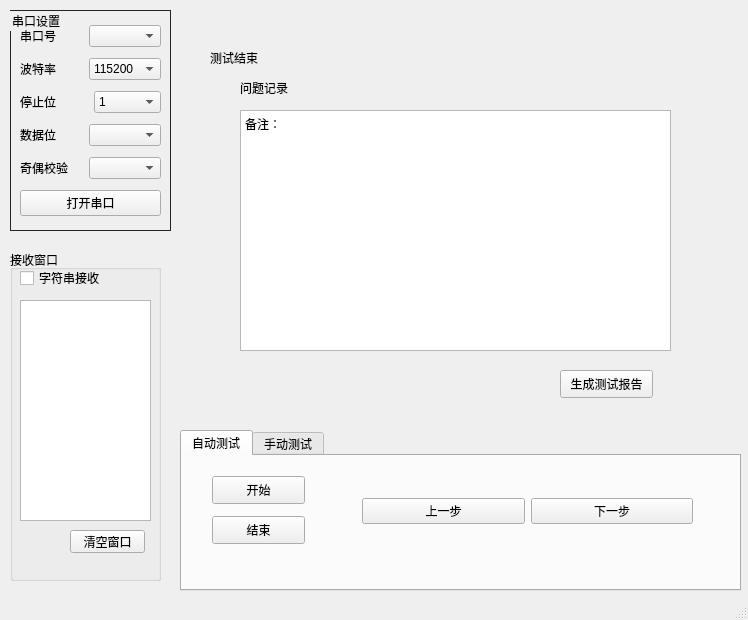
<?xml version="1.0" encoding="UTF-8"?>
<ui version="4.0">
 <class>MainWindow</class>
 <widget class="QMainWindow" name="MainWindow">
  <property name="geometry">
   <rect>
    <x>0</x>
    <y>0</y>
    <width>748</width>
    <height>620</height>
   </rect>
  </property>
  <property name="windowTitle">
   <string>MainWindow</string>
  </property>
  <widget class="QWidget" name="centralwidget">
   <widget class="QTabWidget" name="tabWidget">
    <property name="geometry">
     <rect>
      <x>180</x>
      <y>430</y>
      <width>561</width>
      <height>161</height>
     </rect>
    </property>
    <property name="currentIndex">
     <number>0</number>
    </property>
    <widget class="QWidget" name="tab">
     <attribute name="title">
      <string>自动测试</string>
     </attribute>
     <widget class="QPushButton" name="pushButton_start">
      <property name="geometry">
       <rect>
        <x>30</x>
        <y>20</y>
        <width>93</width>
        <height>28</height>
       </rect>
      </property>
      <property name="text">
       <string>开始</string>
      </property>
     </widget>
     <widget class="QPushButton" name="pushButton_end">
      <property name="geometry">
       <rect>
        <x>30</x>
        <y>60</y>
        <width>93</width>
        <height>28</height>
       </rect>
      </property>
      <property name="text">
       <string>结束</string>
      </property>
     </widget>
     <widget class="QWidget" name="horizontalLayoutWidget">
      <property name="geometry">
       <rect>
        <x>180</x>
        <y>30</y>
        <width>331</width>
        <height>51</height>
       </rect>
      </property>
      <layout class="QHBoxLayout" name="horizontalLayout">
       <item>
        <widget class="QPushButton" name="pushButton_last">
         <property name="text">
          <string>上一步</string>
         </property>
        </widget>
       </item>
       <item>
        <widget class="QPushButton" name="pushButton_next">
         <property name="text">
          <string>下一步</string>
         </property>
        </widget>
       </item>
      </layout>
     </widget>
    </widget>
    <widget class="QWidget" name="tab_2">
     <attribute name="title">
      <string>手动测试</string>
     </attribute>
     <widget class="QWidget" name="gridLayoutWidget">
      <property name="geometry">
       <rect>
        <x>0</x>
        <y>10</y>
        <width>541</width>
        <height>121</height>
       </rect>
      </property>
      <layout class="QGridLayout" name="gridLayout">
       <item row="0" column="3">
        <widget class="QPushButton" name="pushButton_flash">
         <property name="text">
          <string>Flash存储功能</string>
         </property>
        </widget>
       </item>
       <item row="0" column="1">
        <widget class="QPushButton" name="pushButton_light">
         <property name="text">
          <string>指示灯</string>
         </property>
        </widget>
       </item>
       <item row="1" column="0">
        <widget class="QPushButton" name="pushButton_key">
         <property name="text">
          <string>报警按键功能</string>
         </property>
        </widget>
       </item>
       <item row="0" column="0">
        <widget class="QPushButton" name="pushButton_power">
         <property name="text">
          <string>电源测试</string>
         </property>
        </widget>
       </item>
       <item row="1" column="1">
        <widget class="QPushButton" name="pushButton_port">
         <property name="text">
          <string>串口功能</string>
         </property>
        </widget>
       </item>
       <item row="0" column="2">
        <widget class="QPushButton" name="pushButton_tem">
         <property name="text">
          <string>温度功能</string>
         </property>
        </widget>
       </item>
       <item row="0" column="4">
        <widget class="QPushButton" name="pushButton_wgd">
         <property name="text">
          <string>看门狗功能</string>
         </property>
        </widget>
       </item>
       <item row="2" column="0">
        <widget class="QPushButton" name="pushButton_ptt">
         <property name="text">
          <string> PTT功能</string>
         </property>
        </widget>
       </item>
       <item row="1" column="2">
        <widget class="QPushButton" name="pushButton_voice">
         <property name="text">
          <string>音频功能</string>
         </property>
        </widget>
       </item>
       <item row="1" column="3">
        <widget class="QPushButton" name="pushButton_ffsk">
         <property name="text">
          <string>FFSK功能</string>
         </property>
        </widget>
       </item>
       <item row="1" column="4">
        <widget class="QPushButton" name="pushButton_code">
         <property name="text">
          <string>寻呼码功能</string>
         </property>
        </widget>
       </item>
       <item row="2" column="1">
        <widget class="QPushButton" name="pushButton_sq">
         <property name="text">
          <string>SQ功能</string>
         </property>
        </widget>
       </item>
       <item row="2" column="2">
        <widget class="QPushButton" name="pushButton_power_c">
         <property name="text">
          <string>电源控制功能</string>
         </property>
        </widget>
       </item>
       <item row="2" column="3">
        <widget class="QPushButton" name="pushButton_end_2">
         <property name="text">
          <string>测试结束</string>
         </property>
        </widget>
       </item>
       <item row="2" column="4">
        <widget class="QPushButton" name="pushButton_18">
         <property name="text">
          <string/>
         </property>
        </widget>
       </item>
      </layout>
     </widget>
    </widget>
   </widget>
   <widget class="QStackedWidget" name="stackedWidget">
    <property name="geometry">
     <rect>
      <x>170</x>
      <y>30</y>
      <width>541</width>
      <height>391</height>
     </rect>
    </property>
    <property name="currentIndex">
     <number>13</number>
    </property>
    <widget class="QWidget" name="page">
     <widget class="QLabel" name="label_52">
      <property name="geometry">
       <rect>
        <x>20</x>
        <y>10</y>
        <width>81</width>
        <height>51</height>
       </rect>
      </property>
      <property name="text">
       <string>电源测试</string>
      </property>
     </widget>
     <widget class="QCheckBox" name="checkBox_TP3">
      <property name="geometry">
       <rect>
        <x>120</x>
        <y>240</y>
        <width>87</width>
        <height>19</height>
       </rect>
      </property>
      <property name="text">
       <string>TP3</string>
      </property>
     </widget>
     <widget class="QCheckBox" name="checkBox_TP4">
      <property name="geometry">
       <rect>
        <x>120</x>
        <y>300</y>
        <width>87</width>
        <height>19</height>
       </rect>
      </property>
      <property name="text">
       <string>TP4</string>
      </property>
     </widget>
    </widget>
    <widget class="QWidget" name="page_2">
     <widget class="QLabel" name="label_46">
      <property name="geometry">
       <rect>
        <x>20</x>
        <y>20</y>
        <width>68</width>
        <height>15</height>
       </rect>
      </property>
      <property name="text">
       <string>指示灯</string>
      </property>
     </widget>
     <widget class="QCheckBox" name="checkBox_light_pass">
      <property name="geometry">
       <rect>
        <x>190</x>
        <y>290</y>
        <width>87</width>
        <height>19</height>
       </rect>
      </property>
      <property name="text">
       <string>通过</string>
      </property>
     </widget>
     <widget class="QCheckBox" name="checkBox_light_error">
      <property name="geometry">
       <rect>
        <x>190</x>
        <y>320</y>
        <width>87</width>
        <height>19</height>
       </rect>
      </property>
      <property name="text">
       <string>不通过</string>
      </property>
     </widget>
    </widget>
    <widget class="QWidget" name="page_3">
     <widget class="QLabel" name="label_47">
      <property name="geometry">
       <rect>
        <x>20</x>
        <y>20</y>
        <width>68</width>
        <height>15</height>
       </rect>
      </property>
      <property name="text">
       <string>温度功能</string>
      </property>
     </widget>
     <widget class="QPushButton" name="pushButton_temp">
      <property name="geometry">
       <rect>
        <x>130</x>
        <y>200</y>
        <width>93</width>
        <height>28</height>
       </rect>
      </property>
      <property name="text">
       <string>发送指令</string>
      </property>
     </widget>
     <widget class="QCheckBox" name="checkBox_temp_pass">
      <property name="geometry">
       <rect>
        <x>360</x>
        <y>210</y>
        <width>87</width>
        <height>19</height>
       </rect>
      </property>
      <property name="text">
       <string>通过</string>
      </property>
     </widget>
     <widget class="QCheckBox" name="checkBox_temp_error">
      <property name="geometry">
       <rect>
        <x>360</x>
        <y>250</y>
        <width>87</width>
        <height>19</height>
       </rect>
      </property>
      <property name="text">
       <string>不通过</string>
      </property>
     </widget>
     <widget class="QLabel" name="label">
      <property name="geometry">
       <rect>
        <x>130</x>
        <y>260</y>
        <width>72</width>
        <height>15</height>
       </rect>
      </property>
      <property name="text">
       <string>温度</string>
      </property>
     </widget>
     <widget class="QLabel" name="label_temp">
      <property name="geometry">
       <rect>
        <x>190</x>
        <y>260</y>
        <width>72</width>
        <height>15</height>
       </rect>
      </property>
      <property name="text">
       <string/>
      </property>
     </widget>
    </widget>
    <widget class="QWidget" name="page_4">
     <widget class="QLabel" name="label_51">
      <property name="geometry">
       <rect>
        <x>20</x>
        <y>20</y>
        <width>121</width>
        <height>31</height>
       </rect>
      </property>
      <property name="text">
       <string>Flash存储功能</string>
      </property>
     </widget>
     <widget class="QPushButton" name="pushButton_flash_2">
      <property name="geometry">
       <rect>
        <x>80</x>
        <y>260</y>
        <width>93</width>
        <height>28</height>
       </rect>
      </property>
      <property name="text">
       <string>发送指令</string>
      </property>
     </widget>
     <widget class="QLabel" name="label_flash_result">
      <property name="geometry">
       <rect>
        <x>330</x>
        <y>270</y>
        <width>68</width>
        <height>15</height>
       </rect>
      </property>
      <property name="text">
       <string>测试结果</string>
      </property>
     </widget>
    </widget>
    <widget class="QWidget" name="page_5">
     <widget class="QLabel" name="label_6">
      <property name="geometry">
       <rect>
        <x>30</x>
        <y>30</y>
        <width>111</width>
        <height>41</height>
       </rect>
      </property>
      <property name="text">
       <string>看门狗功能</string>
      </property>
     </widget>
     <widget class="QPushButton" name="pushButton_wdg">
      <property name="geometry">
       <rect>
        <x>110</x>
        <y>270</y>
        <width>93</width>
        <height>28</height>
       </rect>
      </property>
      <property name="text">
       <string>发送指令</string>
      </property>
     </widget>
     <widget class="QCheckBox" name="checkBox_wdg_pass">
      <property name="geometry">
       <rect>
        <x>320</x>
        <y>270</y>
        <width>87</width>
        <height>19</height>
       </rect>
      </property>
      <property name="text">
       <string>通过</string>
      </property>
     </widget>
     <widget class="QCheckBox" name="checkBox_wdg_error">
      <property name="geometry">
       <rect>
        <x>320</x>
        <y>310</y>
        <width>87</width>
        <height>19</height>
       </rect>
      </property>
      <property name="text">
       <string>不通过</string>
      </property>
     </widget>
    </widget>
    <widget class="QWidget" name="page_6">
     <widget class="QLabel" name="label_7">
      <property name="geometry">
       <rect>
        <x>30</x>
        <y>20</y>
        <width>131</width>
        <height>51</height>
       </rect>
      </property>
      <property name="text">
       <string>报警按键功能</string>
      </property>
     </widget>
     <widget class="QCheckBox" name="checkBox_key_pass">
      <property name="geometry">
       <rect>
        <x>300</x>
        <y>290</y>
        <width>87</width>
        <height>19</height>
       </rect>
      </property>
      <property name="text">
       <string>通过</string>
      </property>
     </widget>
     <widget class="QCheckBox" name="checkBox_key_error">
      <property name="geometry">
       <rect>
        <x>300</x>
        <y>330</y>
        <width>87</width>
        <height>19</height>
       </rect>
      </property>
      <property name="text">
       <string>不通过</string>
      </property>
     </widget>
    </widget>
    <widget class="QWidget" name="page_7">
     <widget class="QLabel" name="label_12">
      <property name="geometry">
       <rect>
        <x>30</x>
        <y>30</y>
        <width>68</width>
        <height>15</height>
       </rect>
      </property>
      <property name="text">
       <string>串口功能</string>
      </property>
     </widget>
     <widget class="QPushButton" name="pushButton_port_2">
      <property name="geometry">
       <rect>
        <x>160</x>
        <y>290</y>
        <width>93</width>
        <height>28</height>
       </rect>
      </property>
      <property name="text">
       <string>发送指令</string>
      </property>
     </widget>
     <widget class="QLabel" name="label_port_result">
      <property name="geometry">
       <rect>
        <x>340</x>
        <y>290</y>
        <width>68</width>
        <height>15</height>
       </rect>
      </property>
      <property name="text">
       <string>测试结果</string>
      </property>
     </widget>
    </widget>
    <widget class="QWidget" name="page_8">
     <widget class="QLabel" name="label_16">
      <property name="geometry">
       <rect>
        <x>30</x>
        <y>30</y>
        <width>68</width>
        <height>15</height>
       </rect>
      </property>
      <property name="text">
       <string>音频功能</string>
      </property>
     </widget>
     <widget class="QPushButton" name="pushButton_voice_2">
      <property name="geometry">
       <rect>
        <x>90</x>
        <y>220</y>
        <width>93</width>
        <height>28</height>
       </rect>
      </property>
      <property name="text">
       <string>发送指令</string>
      </property>
     </widget>
     <widget class="QPushButton" name="pushButton_voice_add">
      <property name="geometry">
       <rect>
        <x>80</x>
        <y>270</y>
        <width>141</width>
        <height>41</height>
       </rect>
      </property>
      <property name="text">
       <string>发送增益调节指令</string>
      </property>
     </widget>
     <widget class="QCheckBox" name="checkBox_pass">
      <property name="geometry">
       <rect>
        <x>370</x>
        <y>290</y>
        <width>87</width>
        <height>19</height>
       </rect>
      </property>
      <property name="text">
       <string>通过</string>
      </property>
     </widget>
     <widget class="QCheckBox" name="checkBox_error">
      <property name="geometry">
       <rect>
        <x>370</x>
        <y>330</y>
        <width>87</width>
        <height>19</height>
       </rect>
      </property>
      <property name="text">
       <string>不通过</string>
      </property>
     </widget>
     <widget class="QLineEdit" name="lineEdit_add">
      <property name="geometry">
       <rect>
        <x>80</x>
        <y>320</y>
        <width>113</width>
        <height>21</height>
       </rect>
      </property>
     </widget>
    </widget>
    <widget class="QWidget" name="page_9">
     <widget class="QLabel" name="label_17">
      <property name="geometry">
       <rect>
        <x>40</x>
        <y>30</y>
        <width>68</width>
        <height>15</height>
       </rect>
      </property>
      <property name="text">
       <string>FFSK功能</string>
      </property>
     </widget>
     <widget class="QPushButton" name="pushButton_FFSK">
      <property name="geometry">
       <rect>
        <x>140</x>
        <y>190</y>
        <width>93</width>
        <height>28</height>
       </rect>
      </property>
      <property name="text">
       <string>发送指令</string>
      </property>
     </widget>
     <widget class="QPushButton" name="pushButton_FFSK_add">
      <property name="geometry">
       <rect>
        <x>100</x>
        <y>260</y>
        <width>131</width>
        <height>51</height>
       </rect>
      </property>
      <property name="text">
       <string>发送幅度测试指令</string>
      </property>
     </widget>
     <widget class="QCheckBox" name="checkBox_FFSK_pass">
      <property name="geometry">
       <rect>
        <x>360</x>
        <y>280</y>
        <width>87</width>
        <height>19</height>
       </rect>
      </property>
      <property name="text">
       <string>通过</string>
      </property>
     </widget>
     <widget class="QCheckBox" name="checkBox_FFSK_error">
      <property name="geometry">
       <rect>
        <x>360</x>
        <y>320</y>
        <width>87</width>
        <height>19</height>
       </rect>
      </property>
      <property name="text">
       <string>不通过</string>
      </property>
     </widget>
     <widget class="QLabel" name="label_FFSK_result">
      <property name="geometry">
       <rect>
        <x>290</x>
        <y>200</y>
        <width>72</width>
        <height>15</height>
       </rect>
      </property>
      <property name="text">
       <string>测试结果</string>
      </property>
     </widget>
     <widget class="QLineEdit" name="lineEdit_FFSK_add">
      <property name="geometry">
       <rect>
        <x>110</x>
        <y>330</y>
        <width>113</width>
        <height>21</height>
       </rect>
      </property>
     </widget>
    </widget>
    <widget class="QWidget" name="page_10">
     <widget class="QLabel" name="label_18">
      <property name="geometry">
       <rect>
        <x>40</x>
        <y>30</y>
        <width>141</width>
        <height>61</height>
       </rect>
      </property>
      <property name="text">
       <string>寻呼码功能</string>
      </property>
     </widget>
     <widget class="QPushButton" name="pushButton_code_2">
      <property name="geometry">
       <rect>
        <x>110</x>
        <y>240</y>
        <width>93</width>
        <height>28</height>
       </rect>
      </property>
      <property name="text">
       <string>发送指令</string>
      </property>
     </widget>
     <widget class="QCheckBox" name="checkBox_code_error">
      <property name="geometry">
       <rect>
        <x>370</x>
        <y>320</y>
        <width>87</width>
        <height>19</height>
       </rect>
      </property>
      <property name="text">
       <string>不通过</string>
      </property>
     </widget>
     <widget class="QCheckBox" name="checkBox_code_pass">
      <property name="geometry">
       <rect>
        <x>370</x>
        <y>280</y>
        <width>87</width>
        <height>19</height>
       </rect>
      </property>
      <property name="text">
       <string>通过</string>
      </property>
     </widget>
    </widget>
    <widget class="QWidget" name="page_11">
     <widget class="QLabel" name="label_19">
      <property name="geometry">
       <rect>
        <x>40</x>
        <y>30</y>
        <width>68</width>
        <height>15</height>
       </rect>
      </property>
      <property name="text">
       <string> PTT功能</string>
      </property>
     </widget>
     <widget class="QPushButton" name="pushButton_PTT">
      <property name="geometry">
       <rect>
        <x>120</x>
        <y>240</y>
        <width>93</width>
        <height>28</height>
       </rect>
      </property>
      <property name="text">
       <string>发送指令</string>
      </property>
     </widget>
     <widget class="QCheckBox" name="checkBox_PTT_pass">
      <property name="geometry">
       <rect>
        <x>380</x>
        <y>280</y>
        <width>87</width>
        <height>19</height>
       </rect>
      </property>
      <property name="text">
       <string>通过</string>
      </property>
     </widget>
     <widget class="QCheckBox" name="checkBox_PTT_error">
      <property name="geometry">
       <rect>
        <x>380</x>
        <y>320</y>
        <width>87</width>
        <height>19</height>
       </rect>
      </property>
      <property name="text">
       <string>不通过</string>
      </property>
     </widget>
    </widget>
    <widget class="QWidget" name="page_12">
     <widget class="QLabel" name="label_20">
      <property name="geometry">
       <rect>
        <x>40</x>
        <y>30</y>
        <width>68</width>
        <height>15</height>
       </rect>
      </property>
      <property name="text">
       <string>SQ功能</string>
      </property>
     </widget>
     <widget class="QPushButton" name="pushButton_SQ">
      <property name="geometry">
       <rect>
        <x>90</x>
        <y>200</y>
        <width>93</width>
        <height>28</height>
       </rect>
      </property>
      <property name="text">
       <string>发送指令</string>
      </property>
     </widget>
     <widget class="QLabel" name="label_SQ_result">
      <property name="geometry">
       <rect>
        <x>170</x>
        <y>260</y>
        <width>68</width>
        <height>15</height>
       </rect>
      </property>
      <property name="text">
       <string/>
      </property>
     </widget>
     <widget class="QLabel" name="label_SQ_result_2">
      <property name="geometry">
       <rect>
        <x>80</x>
        <y>260</y>
        <width>68</width>
        <height>15</height>
       </rect>
      </property>
      <property name="text">
       <string>接收数值</string>
      </property>
     </widget>
     <widget class="QCheckBox" name="checkBox_SQ_error">
      <property name="geometry">
       <rect>
        <x>340</x>
        <y>300</y>
        <width>87</width>
        <height>19</height>
       </rect>
      </property>
      <property name="text">
       <string>不通过</string>
      </property>
     </widget>
     <widget class="QCheckBox" name="checkBox_SQ_pass">
      <property name="geometry">
       <rect>
        <x>340</x>
        <y>260</y>
        <width>87</width>
        <height>19</height>
       </rect>
      </property>
      <property name="text">
       <string>通过</string>
      </property>
     </widget>
    </widget>
    <widget class="QWidget" name="page_13">
     <widget class="QLabel" name="label_21">
      <property name="geometry">
       <rect>
        <x>30</x>
        <y>30</y>
        <width>121</width>
        <height>41</height>
       </rect>
      </property>
      <property name="text">
       <string>电源控制功能</string>
      </property>
     </widget>
     <widget class="QPushButton" name="pushButton_DET_PW">
      <property name="geometry">
       <rect>
        <x>90</x>
        <y>100</y>
        <width>151</width>
        <height>41</height>
       </rect>
      </property>
      <property name="text">
       <string>发送DET_PW测试指令</string>
      </property>
     </widget>
     <widget class="QLabel" name="label_DET_PW_result">
      <property name="geometry">
       <rect>
        <x>410</x>
        <y>110</y>
        <width>68</width>
        <height>15</height>
       </rect>
      </property>
      <property name="text">
       <string/>
      </property>
     </widget>
     <widget class="QLabel" name="label_pwc_tip">
      <property name="geometry">
       <rect>
        <x>300</x>
        <y>110</y>
        <width>68</width>
        <height>15</height>
       </rect>
      </property>
      <property name="text">
       <string>接收数值</string>
      </property>
     </widget>
     <widget class="QLabel" name="label_15">
      <property name="geometry">
       <rect>
        <x>320</x>
        <y>210</y>
        <width>68</width>
        <height>15</height>
       </rect>
      </property>
      <property name="text">
       <string>当前电压</string>
      </property>
     </widget>
     <widget class="QPushButton" name="pushButton_BAT_ADC">
      <property name="geometry">
       <rect>
        <x>90</x>
        <y>200</y>
        <width>151</width>
        <height>41</height>
       </rect>
      </property>
      <property name="text">
       <string>发送BAT_ADC测试指令</string>
      </property>
     </widget>
     <widget class="QLabel" name="label_V">
      <property name="geometry">
       <rect>
        <x>390</x>
        <y>210</y>
        <width>68</width>
        <height>15</height>
       </rect>
      </property>
      <property name="text">
       <string>00</string>
      </property>
     </widget>
     <widget class="QCheckBox" name="checkBox_BAT_ADC_pass">
      <property name="geometry">
       <rect>
        <x>280</x>
        <y>250</y>
        <width>87</width>
        <height>19</height>
       </rect>
      </property>
      <property name="text">
       <string>通过</string>
      </property>
     </widget>
     <widget class="QPushButton" name="pushButton_BAT_EN">
      <property name="geometry">
       <rect>
        <x>90</x>
        <y>290</y>
        <width>151</width>
        <height>41</height>
       </rect>
      </property>
      <property name="text">
       <string>发送BAT_EN测试指令</string>
      </property>
     </widget>
     <widget class="QCheckBox" name="checkBox_BAT_EN_pass">
      <property name="geometry">
       <rect>
        <x>280</x>
        <y>330</y>
        <width>87</width>
        <height>19</height>
       </rect>
      </property>
      <property name="text">
       <string>通过</string>
      </property>
     </widget>
     <widget class="QCheckBox" name="checkBox_DET_PW_pass">
      <property name="geometry">
       <rect>
        <x>280</x>
        <y>160</y>
        <width>87</width>
        <height>19</height>
       </rect>
      </property>
      <property name="text">
       <string>通过</string>
      </property>
     </widget>
    </widget>
    <widget class="QWidget" name="page_14">
     <widget class="QLabel" name="label_48">
      <property name="geometry">
       <rect>
        <x>40</x>
        <y>20</y>
        <width>68</width>
        <height>15</height>
       </rect>
      </property>
      <property name="text">
       <string>测试结束</string>
      </property>
     </widget>
     <widget class="QTextEdit" name="textEdit">
      <property name="geometry">
       <rect>
        <x>70</x>
        <y>80</y>
        <width>431</width>
        <height>241</height>
       </rect>
      </property>
      <property name="html">
       <string>&lt;!DOCTYPE HTML PUBLIC &quot;-//W3C//DTD HTML 4.0//EN&quot; &quot;http://www.w3.org/TR/REC-html40/strict.dtd&quot;&gt;
&lt;html&gt;&lt;head&gt;&lt;meta name=&quot;qrichtext&quot; content=&quot;1&quot; /&gt;&lt;style type=&quot;text/css&quot;&gt;
p, li { white-space: pre-wrap; }
&lt;/style&gt;&lt;/head&gt;&lt;body style=&quot; font-family:'SimSun'; font-size:9pt; font-weight:400; font-style:normal;&quot;&gt;
&lt;p style=&quot; margin-top:0px; margin-bottom:0px; margin-left:0px; margin-right:0px; -qt-block-indent:0; text-indent:0px;&quot;&gt;&lt;span style=&quot; font-family:'SimSun';&quot;&gt;备注：&lt;/span&gt;&lt;/p&gt;
&lt;p style=&quot;-qt-paragraph-type:empty; margin-top:0px; margin-bottom:0px; margin-left:0px; margin-right:0px; -qt-block-indent:0; text-indent:0px; font-family:'SimSun';&quot;&gt;&lt;br /&gt;&lt;/p&gt;&lt;/body&gt;&lt;/html&gt;</string>
      </property>
     </widget>
     <widget class="QLabel" name="label_45">
      <property name="geometry">
       <rect>
        <x>70</x>
        <y>50</y>
        <width>68</width>
        <height>15</height>
       </rect>
      </property>
      <property name="text">
       <string>问题记录</string>
      </property>
     </widget>
     <widget class="QPushButton" name="pushButton_report">
      <property name="geometry">
       <rect>
        <x>390</x>
        <y>340</y>
        <width>93</width>
        <height>28</height>
       </rect>
      </property>
      <property name="text">
       <string>生成测试报告</string>
      </property>
     </widget>
    </widget>
   </widget>
   <widget class="QGroupBox" name="GroupBox">
    <property name="geometry">
     <rect>
      <x>10</x>
      <y>10</y>
      <width>161</width>
      <height>221</height>
     </rect>
    </property>
    <property name="styleSheet">
     <string notr="true">QGroupBox{border:1px solid #242424;titile:}</string>
    </property>
    <property name="title">
     <string>串口设置</string>
    </property>
    <layout class="QVBoxLayout" name="verticalLayout_2">
     <item>
      <layout class="QHBoxLayout" name="horizontalLayout_2">
       <item>
        <widget class="QLabel" name="label_port">
         <property name="text">
          <string>串口号</string>
         </property>
        </widget>
       </item>
       <item>
        <widget class="QComboBox" name="PortBox"/>
       </item>
      </layout>
     </item>
     <item>
      <layout class="QHBoxLayout" name="horizontalLayout_4">
       <item>
        <widget class="QLabel" name="label_baud">
         <property name="text">
          <string>波特率</string>
         </property>
        </widget>
       </item>
       <item>
        <widget class="QComboBox" name="BaudBox">
         <item>
          <property name="text">
           <string>115200</string>
          </property>
         </item>
         <item>
          <property name="text">
           <string>9600</string>
          </property>
         </item>
         <item>
          <property name="text">
           <string>4800</string>
          </property>
         </item>
         <item>
          <property name="text">
           <string>2400</string>
          </property>
         </item>
         <item>
          <property name="text">
           <string>1200</string>
          </property>
         </item>
        </widget>
       </item>
      </layout>
     </item>
     <item>
      <layout class="QHBoxLayout" name="horizontalLayout_5">
       <item>
        <widget class="QLabel" name="label_stop">
         <property name="text">
          <string>停止位</string>
         </property>
        </widget>
       </item>
       <item>
        <widget class="QComboBox" name="StopBox">
         <item>
          <property name="text">
           <string>1</string>
          </property>
         </item>
         <item>
          <property name="text">
           <string>2</string>
          </property>
         </item>
         <item>
          <property name="text">
           <string>8</string>
          </property>
         </item>
        </widget>
       </item>
      </layout>
     </item>
     <item>
      <layout class="QHBoxLayout" name="horizontalLayout_6">
       <item>
        <widget class="QLabel" name="label_data">
         <property name="text">
          <string>数据位</string>
         </property>
        </widget>
       </item>
       <item>
        <widget class="QComboBox" name="DataBox"/>
       </item>
      </layout>
     </item>
     <item>
      <layout class="QHBoxLayout" name="horizontalLayout_7">
       <item>
        <widget class="QLabel" name="label_parity">
         <property name="text">
          <string>奇偶校验</string>
         </property>
        </widget>
       </item>
       <item>
        <widget class="QComboBox" name="ParityBox"/>
       </item>
      </layout>
     </item>
     <item>
      <widget class="QPushButton" name="openButton">
       <property name="text">
        <string>打开串口</string>
       </property>
      </widget>
     </item>
    </layout>
   </widget>
   <widget class="QGroupBox" name="ReceiveBox">
    <property name="geometry">
     <rect>
      <x>10</x>
      <y>250</y>
      <width>151</width>
      <height>331</height>
     </rect>
    </property>
    <property name="title">
     <string>接收窗口</string>
    </property>
    <widget class="QPushButton" name="ClearButton">
     <property name="geometry">
      <rect>
       <x>60</x>
       <y>280</y>
       <width>75</width>
       <height>23</height>
      </rect>
     </property>
     <property name="text">
      <string>清空窗口</string>
     </property>
    </widget>
    <widget class="QTextBrowser" name="ReceiveBrowser">
     <property name="geometry">
      <rect>
       <x>10</x>
       <y>50</y>
       <width>131</width>
       <height>221</height>
      </rect>
     </property>
     <property name="styleSheet">
      <string notr="true">font: 9pt &quot;萝莉体&quot;;</string>
     </property>
    </widget>
    <widget class="QCheckBox" name="rHexRadio">
     <property name="geometry">
      <rect>
       <x>10</x>
       <y>20</y>
       <width>101</width>
       <height>16</height>
      </rect>
     </property>
     <property name="text">
      <string>字符串接收</string>
     </property>
    </widget>
   </widget>
  </widget>
  <widget class="QMenuBar" name="menubar">
   <property name="geometry">
    <rect>
     <x>0</x>
     <y>0</y>
     <width>748</width>
     <height>26</height>
    </rect>
   </property>
  </widget>
  <widget class="QStatusBar" name="statusbar"/>
 </widget>
 <resources/>
 <connections/>
</ui>
